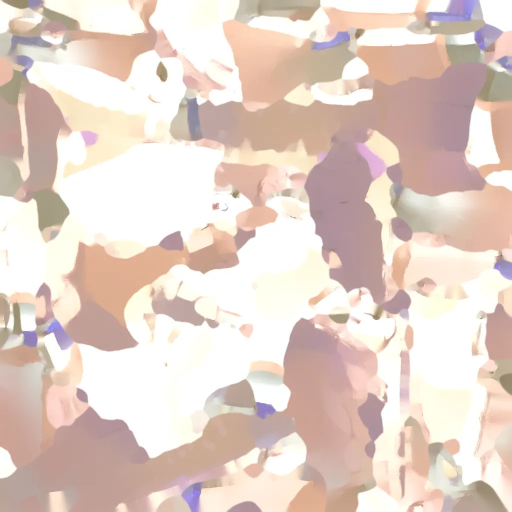
#> input picture saga-godot/assets/creatures/alpaca_Image_0.jpg, 1024 x 1024 px (shown at 1/2 size)
$ python -i sky_sun.py   (imports and definitions only)
#> lines starting #> are read from the running program, lines starting #| are printed output that depends on the picture
"""K-0067 — 하늘 파노라마에 해·달을 실제로 그리고 `sky_markers.json` 을 그림에서 읽은 값으로 (U-0041 후속).

  py tools/ai-art/sky_sun.py apply     # _out/sky_final 의 12장(2048×1024)에 해(새벽·낮·노을)·달(밤) 원반 + 빛무리를 합성 → _out/sky_sun/ (원본은 그대로)
  py tools/ai-art/sky_sun.py check     # 합성본에서 가장 밝은 번짐을 측정해 표식과 ≤2° 인지 + .license.json 100%

투영 = 등장방형 2:1. 이미지 좌표 u(왼→오 0~1)·v(위→아래 0~1) 와 방위·고도는 `az = u·360` · `el = 90 − v·180` 로 묶는다(0 = 북·90 = 동·180 = 남·270 = 서).
유니티 `Skybox/Panoramic` 은 자기 규약(_Rotation)으로 `sun_uv` 에서 방위를 다시 구하면 된다 — 표식에 uv 를 같이 적는다.
해·달 원반은 구면 각거리로 그려 위쪽(고도 높음)에서도 원이다(등장방형 가로 늘어짐 보정). 합성은 screen 이라 구름·실루엣 밑으로 눌리지 않는다.
"""
import json
import math
import os
import sys

import numpy as np
from PIL import Image, ImageFilter

HERE = os.path.dirname(os.path.abspath(__file__))
OUT = os.path.join(HERE, '_out')
FINAL = os.path.join(OUT, 'sky_final')
DST = os.path.join(OUT, 'sky_sun')
W, H = 2048, 1024
# 시간대 → (방위, 고도, 원반 반지름°, 빛무리 σ°, 색, 빛무리 세기)
BODY = {
    'dawn': (95, 8, 2.6, 14, (1.00, 0.86, 0.62), 0.85),
    'noon': (180, 62, 2.4, 11, (1.00, 0.97, 0.86), 0.70),
    'sunset': (265, 5, 3.0, 16, (1.00, 0.68, 0.38), 0.90),
    'night': (205, 42, 3.2, 8, (0.92, 0.94, 1.00), 0.55),
}
MOON2 = (140, 27, 1.6, 5, (0.85, 0.90, 1.00), 0.35)          # 미래 밤의 작은 둘째 달
TIMES = ('dawn', 'noon', 'sunset', 'night')
MOODS = ('past', 'present', 'future')
_lon = (np.arange(W, dtype=np.float32) + 0.5) / W * 2 * math.pi
_lat = (0.5 - (np.arange(H, dtype=np.float32) + 0.5) / H) * math.pi
LON, LAT = np.meshgrid(_lon, _lat)
DIRS = np.stack([np.cos(LAT) * np.sin(LON), np.cos(LAT) * np.cos(LON), np.sin(LAT)], axis=-1)    # x=동 · y=북 · z=위 (방위 0 = 북 = u 0)


def dir_of(az, el):
    a, e = math.radians(az), math.radians(el)
    return np.array([math.cos(e) * math.sin(a), math.cos(e) * math.cos(a), math.sin(e)], dtype=np.float32)


# [20 lines left out: functions layer, composite, not called in this run]


def uv_of(az, el):
    return round((az % 360) / 360, 4), round((90 - el) / 180, 4)


# [5 lines left out: function lic_of, not called in this run]


# 시간대별로 해·달이 설 수 있는 범위(방위 ±·고도 범위) — 그림에 이미 밝은 점(행성·별·구름 덩이)이 있으면 그 자리를 피해 옮긴다
RANGE = {'dawn': (12, (6, 12)), 'noon': (35, (52, 70)), 'sunset': (12, (4, 9)), 'night': (35, (36, 56))}


# [55 lines left out: functions pick_position, apply, not called in this run]


def dog(path):
    im = Image.open(path).convert('L').resize((1024, 512), Image.LANCZOS)
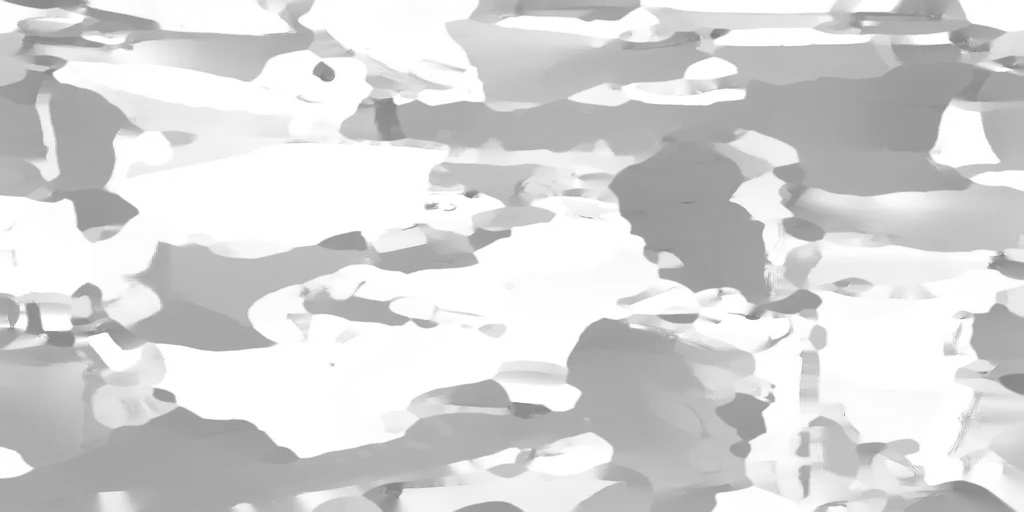
#> im: PIL image 1024x512 L; min 122, max 255, mean 213.3
    return np.asarray(im.filter(ImageFilter.GaussianBlur(3))).astype(np.float32) - np.asarray(im.filter(ImageFilter.GaussianBlur(28))).astype(np.float32)
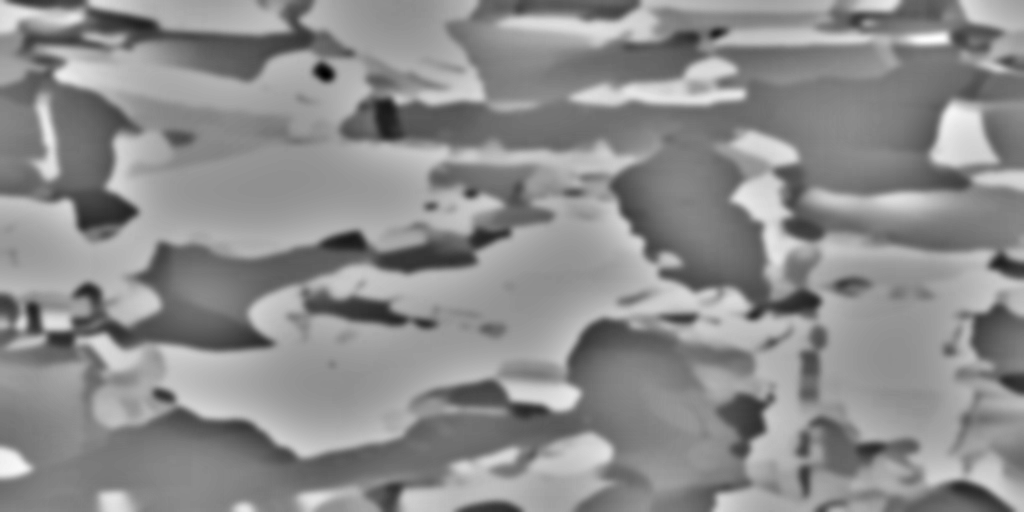
#> returned value: shape (512, 1024) float32; min -86, max 69, mean 0; drawn with min black and max white


# [32 lines left out: functions peak, check, not called in this run]


# [8 lines not run here, left out]

>>> result = dog('../../saga-godot/assets/creatures/alpaca_Image_0.jpg')

$ run again, on saga-godot/assets/creatures/cow_Image_0.jpg
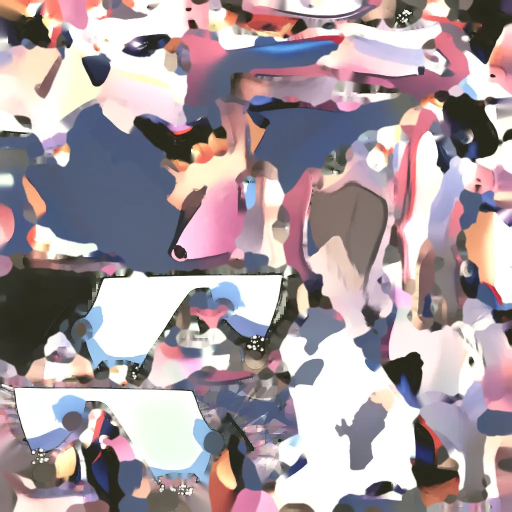
#> input picture saga-godot/assets/creatures/cow_Image_0.jpg, 1024 x 1024 px (shown at 1/2 size)
#> in dog, `im = Image.open(path).convert('L').resize((1024, 512), Image.LANCZOS)`:
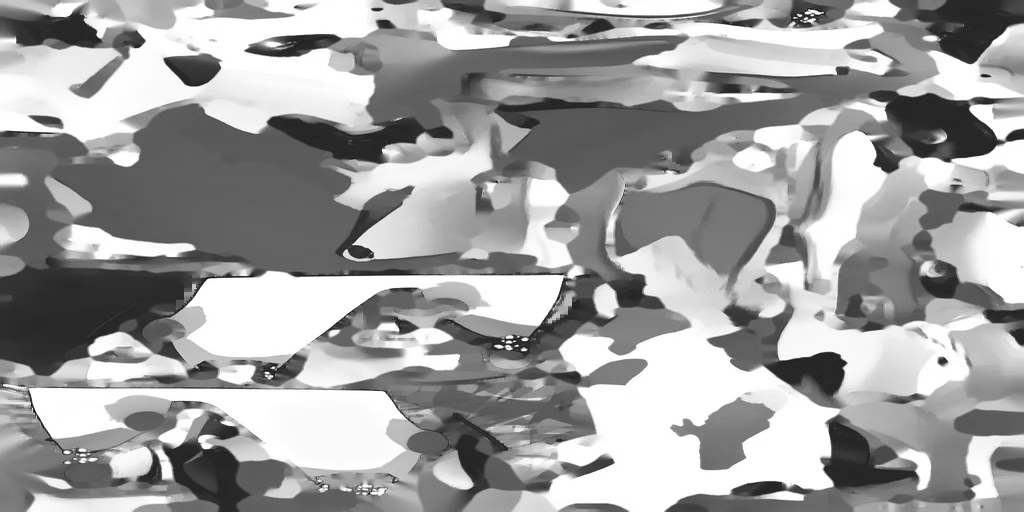
#> im: PIL image 1024x512 L; min 17, max 255, mean 159.9
#> in dog, `return np.asarray(im.filter(ImageFilter.GaussianBlur(3))).astype(np.fl..`:
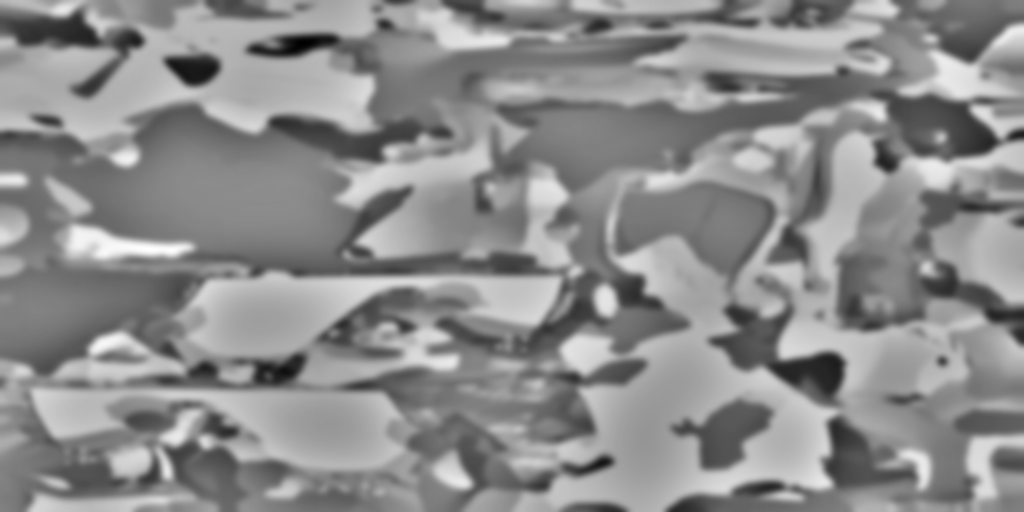
#> returned value: shape (512, 1024) float32; min -166, max 135, mean 0; drawn with min black and max white

$ run again, on saga-godot/assets/creatures/fish_a_Image_0.jpg
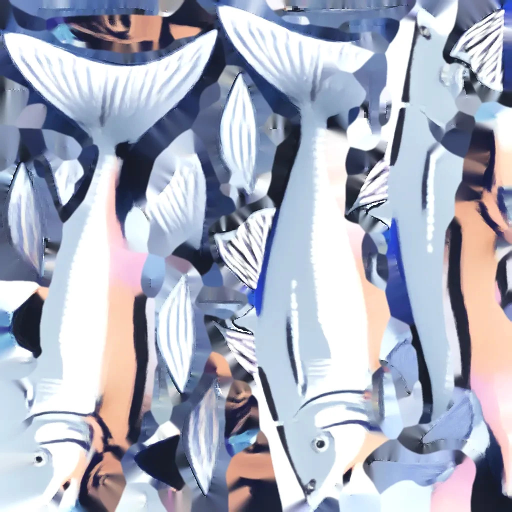
#> input picture saga-godot/assets/creatures/fish_a_Image_0.jpg, 1024 x 1024 px (shown at 1/2 size)
#> in dog, `im = Image.open(path).convert('L').resize((1024, 512), Image.LANCZOS)`:
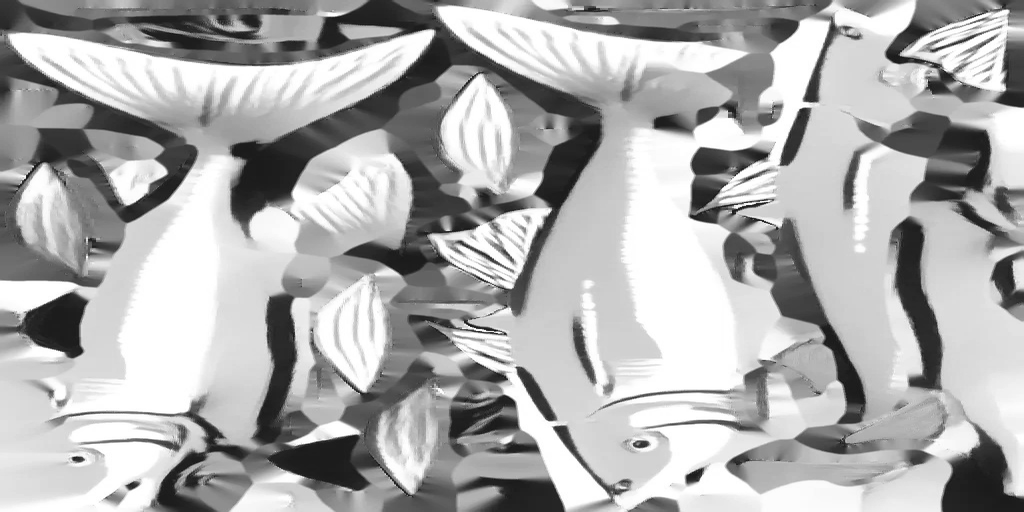
#> im: PIL image 1024x512 L; min 14, max 255, mean 173.4
#> in dog, `return np.asarray(im.filter(ImageFilter.GaussianBlur(3))).astype(np.fl..`:
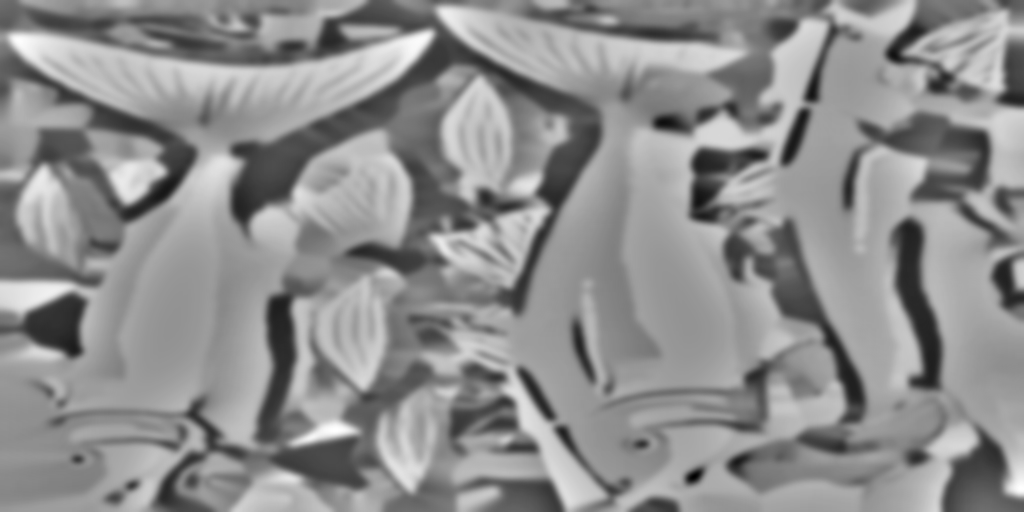
#> returned value: shape (512, 1024) float32; min -164, max 130, mean 0.1; drawn with min black and max white
